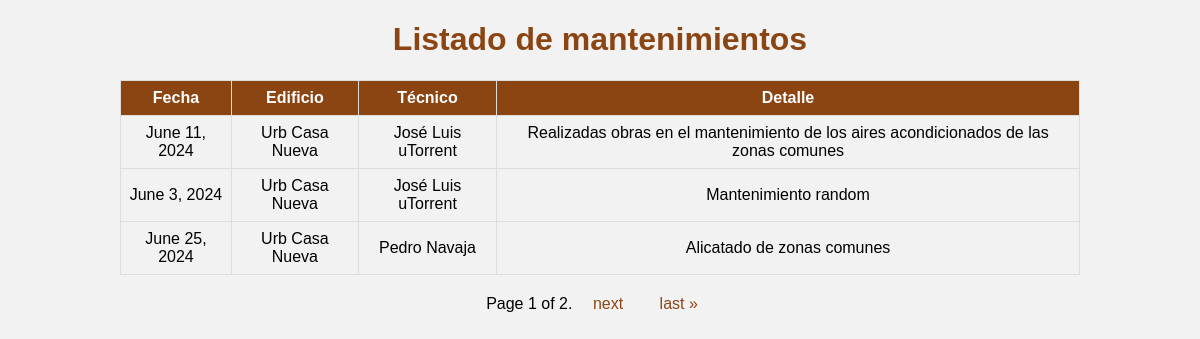
The page / on the database its author committed.
### edificios/models.py (models this page shows, shortened)
class Mantenimiento(models.Model):
  fecha = models.DateField()
  descripcion = models.TextField()
  edificio = models.ForeignKey(Edificio, on_delete=models.CASCADE)
  tecnico = models.ForeignKey(Tecnico, on_delete=models.CASCADE)

class Edificio(models.Model):
  nombre = models.CharField(max_length=100)
  direccion = models.CharField(max_length=100)
  contacto = models.EmailField()

class Tecnico(models.Model):
  nombre = models.CharField(max_length=100)
  especialidad = models.CharField(max_length=200)
  contacto = models.EmailField()

### edificios/views.py (the view)
# urls.py: path('', views.listado_mantenimientos, name='listado_mantenimientos'),
def listado_mantenimientos(request):
  mantenimientos = Mantenimiento.objects.all()
  paginator = Paginator(mantenimientos, 3)
  page_number = request.GET.get('page')
  page_obj = paginator.get_page(page_number)
  return render(request, 'edificios/listado.html', {'page_obj': page_obj})

### edificios/templates/edificios/listado.html (shortened to what this page needs)
<!DOCTYPE html>
<html lang="en">
<head>
    {% load static %}
    <link rel="stylesheet" href="{% static 'css/estilo.css' %}">
</head>
<body>
    <h1>Listado de mantenimientos</h1>
    <table>
        <tr>
            <th>Fecha</th>
            <th>Edificio</th>
            <th>Técnico</th>
            <th>Detalle</th>
        </tr>
        {% for mantenimiento in page_obj.object_list %}
        <tr>
            <td>{{ mantenimiento.fecha}}</td>
            <td>{{ mantenimiento.edificio.nombre}}</td>
            <td>{{ mantenimiento.tecnico.nombre}}</td>
            <td>{{ mantenimiento.descripcion}}</td>
        </tr>
        {% endfor %}
    </table>
    <div class="pagination">
        <span class="step-links">
            <span class="current">
                Page {{ page_obj.number }} of {{ page_obj.paginator.num_pages }}.
            </span>
            {% if page_obj.has_next %}
                <a href="?page={{ page_obj.next_page_number }}">next</a>
                <a href="?page={{ page_obj.paginator.num_pages }}">last &raquo;</a>
            {% endif %}
        </span>
    </div>
</body>
</html>

### edificios/static/css/estilo.css (style rules this page uses)
body { background-color: #f2f2f2; font-family: Arial, sans-serif; margin: 0; padding: 0; }
h1 { text-align: center; color: #8B4513; }
table { margin: 0 auto; border-collapse: collapse; width: 80%; }
th, td { border: 1px solid #ddd; padding: 8px; text-align: center; }
th { background-color: #8B4513; color: white; }
tr:nth-child(even) { background-color: #f2f2f2; }
a { text-decoration: none; color: #8B4513; }
.pagination { display: flex; justify-content: center; margin-top: 20px; }
.pagination a { color: #8B4513; padding: 8px 16px; text-decoration: none; transition: background-color .3s; }

### rows shown on the page
Mantenimiento: fecha "June 11, 2024", edificio.nombre "Urb Casa Nueva", tecnico.nombre "José Luis uTorrent", descripcion "Realizadas obras en el mantenimiento de los aires acondicionados de las zonas comunes"
Mantenimiento: fecha "June 3, 2024", edificio.nombre "Urb Casa Nueva", tecnico.nombre "José Luis uTorrent", descripcion "Mantenimiento random"
Mantenimiento: fecha "June 25, 2024", edificio.nombre "Urb Casa Nueva", tecnico.nombre "Pedro Navaja", descripcion "Alicatado de zonas comunes"

### other values the page prints
{{ page_obj.number }} "1"
{{ page_obj.paginator.num_pages }} "2"
